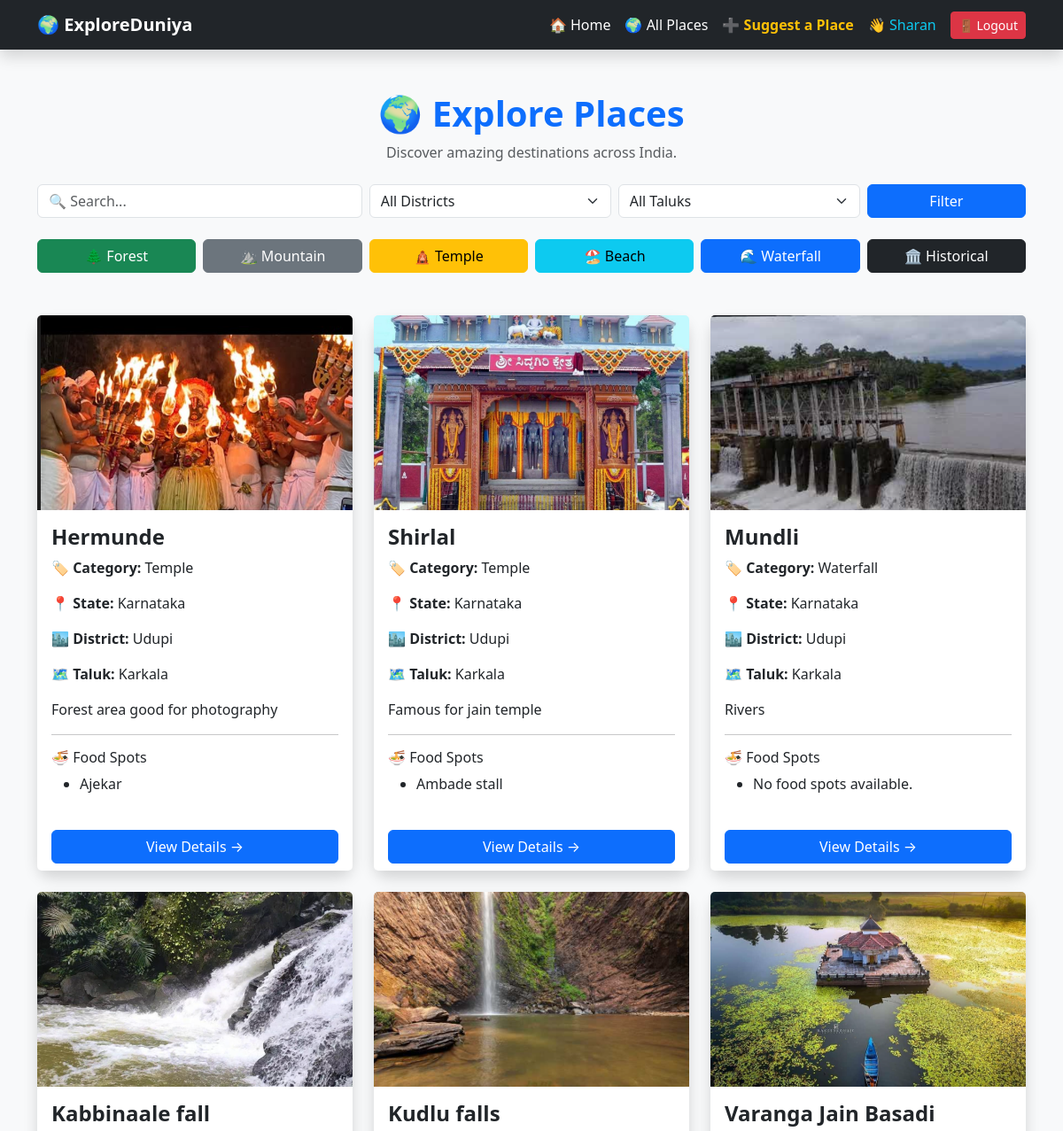
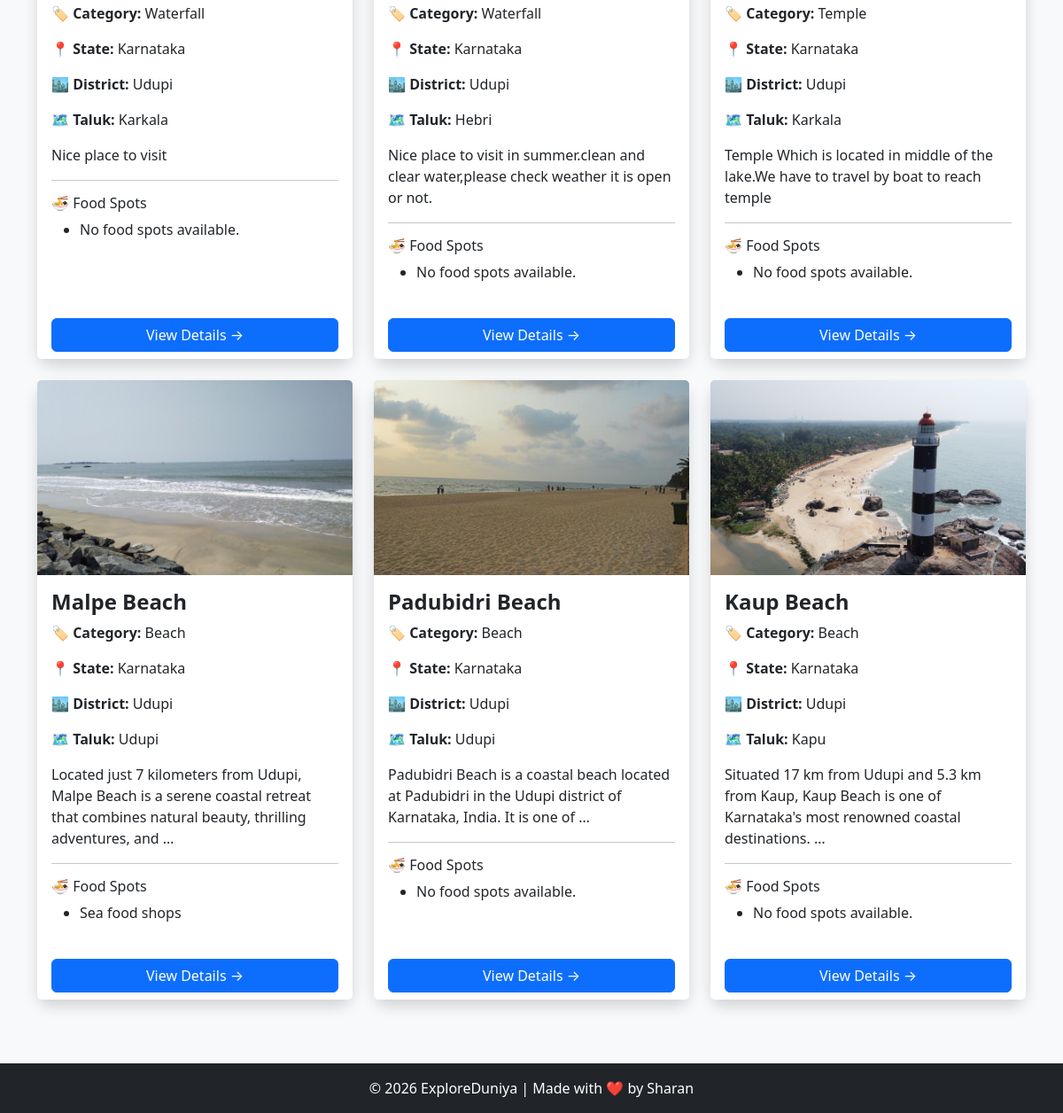
Page /places/ (signed in) on the committed database (2 pictures, top to bottom).
### places/models.py (models this page shows, shortened)
class Place(models.Model):
    CATEGORY_CHOICES = [
        ("Forest", "Forest"),
        ("Mountain", "Mountain"),
        ("Temple", "Temple"),
        ("Beach", "Beach"),
        ("Waterfall", "Waterfall"),
        ("Historical", "Historical"),
        ("Food", "Food Destination"),
    ]
    name = models.CharField(max_length=100)
    state = models.CharField(max_length=100)
    district = models.CharField(
        max_length=100,
        blank=True,
        default=""
    )
    taluk = models.CharField(
        max_length=100,
        blank=True,
        default=""
    )
    description = models.TextField()
    category = models.CharField(
        max_length=50,
        choices=CATEGORY_CHOICES,
        default="Forest"
    )
    image = models.ImageField(
        upload_to="places/",
        blank=True,
        null=True
    )

class FoodSpot(models.Model):
    place = models.ForeignKey(
        Place,
        on_delete=models.CASCADE
    )
    name = models.CharField(max_length=100)
    special_food = models.CharField(max_length=100)
    price = models.IntegerField()

### places/views.py (the view, shortened to what this page needs)
# urls.py: path("places/", place_list, name="place_list"),
def place_list(request):
    query = request.GET.get("q")
    district = request.GET.get("district")
    taluk = request.GET.get("taluk")
    places = Place.objects.all()
    if district:
        places = places.filter(district__iexact=district)
    if taluk:
        places = places.filter(taluk__iexact=taluk)
    districts = (
        Place.objects.values_list("district", flat=True)
        .distinct()
        .order_by("district")
    )
    taluks = (
        Place.objects.values_list("taluk", flat=True)
        .distinct()
        .order_by("taluk")
    )
    return render(
        request,
        "places/place_list.html",
        {
            "places": places,
            "districts": districts,
            "taluks": taluks,
        },
    )

### places/templates/places/place_list.html (shortened to what this page needs)
<!DOCTYPE html>
<html lang="en">
<head>
    <link href="https://cdn.jsdelivr.net/npm/bootstrap@5.3.7/dist/css/bootstrap.min.css" rel="stylesheet">
</head>
<body>
<nav class="navbar navbar-expand-lg navbar-dark bg-dark shadow">
    <div class="container">
        <a class="navbar-brand fw-bold" href="/">
            🌍 ExploreDuniya
        </a>
        <div class="navbar-nav ms-auto align-items-center">
            <a class="nav-link text-white" href="/">
                🏠 Home
            </a>
            <a class="nav-link text-white" href="/places/">
                🌍 All Places
            </a>
            {% if user.is_authenticated %}
                <a class="nav-link text-warning fw-bold" href="/suggest-place/">
                    ➕ Suggest a Place
                </a>
                <span class="nav-link text-info">
                    👋 {{ user.username }}
                </span>
                <form action="/accounts/logout/" method="post" class="ms-2">
                    <button class="btn btn-sm btn-danger" type="submit">
                        🚪 Logout
                    </button>
                </form>
            {% endif %}
        </div>
    </div>
</nav>
<div class="container mt-5 mb-4 text-center">
    <h1 class="fw-bold text-primary">
        🌍 Explore Places
    </h1>
    {% if category %}
        <p class="text-muted">
            Showing places in <strong>{{ category }}</strong> category.
        </p>
    {% else %}
        <p class="text-muted">
            Discover amazing destinations across India.
        </p>
    {% endif %}
</div>
<div class="container mb-4">
    <form method="GET">
    <div class="row g-2">
        <div class="col-md-4">
            <input
                type="text"
                name="q"
                class="form-control"
                placeholder="🔍 Search..."
                value="{{ request.GET.q }}"
            >
        </div>
        <div class="col-md-3">
            <select name="district" class="form-select">
                <option value="">All Districts</option>
            </select>
        </div>
        <div class="col-md-3">
            <select name="taluk" class="form-select">
                <option value="">All Taluks</option>
            </select>
        </div>
        <div class="col-md-2">
            <button type="submit" class="btn btn-primary w-100">
                Filter
            </button>
        </div>
    </div>
</form>
</div>
<div class="container mb-5">
    <div class="row g-2">
        <div class="col-md-2">
            <a href="/places/category/Forest/" class="btn btn-success w-100">🌲 Forest</a>
        </div>
        <div class="col-md-2">
            <a href="/places/category/Mountain/" class="btn btn-secondary w-100">⛰️ Mountain</a>
        </div>
        <div class="col-md-2">
            <a href="/places/category/Temple/" class="btn btn-warning w-100">🛕 Temple</a>
        </div>
        <div class="col-md-2">
            <a href="/places/category/Beach/" class="btn btn-info w-100">🏖️ Beach</a>
        </div>
        <div class="col-md-2">
            <a href="/places/category/Waterfall/" class="btn btn-primary w-100">🌊 Waterfall</a>
        </div>
        <div class="col-md-2">
            <a href="/places/category/Historical/" class="btn btn-dark w-100">🏛️ Historical</a>
        </div>
    </div>
</div>
<div class="container">
    <div class="row">
        {% for place in places %}
        <div class="col-md-4 mb-4">
            <div class="card shadow h-100 border-0 rounded-4">
                {% if place.image %}
                    <img
                        src="{{ place.image.url }}"
                        class="card-img-top"
                        alt="{{ place.name }}"
                    >
                {% else %}
                    <div class="bg-light text-center p-5">
                        🏞️ No Image Available
                    </div>
                {% endif %}
                <div class="card-body">
                    <h4 class="fw-bold">
                        {{ place.name }}
                    </h4>
                    <p>
                        <strong>🏷️ Category:</strong>
                        {{ place.category }}
                    </p>
                    <p>
                        <strong>📍 State:</strong>
                        {{ place.state }}
                    </p>
<p>
    <strong>🏙️ District:</strong>
    {{ place.district }}
</p>
<p>
    <strong>🗺️ Taluk:</strong>
    {{ place.taluk }}
</p>
                    <p>
                        {{ place.description|truncatewords:20 }}
                    </p>
                    <hr>
                    <h6>🍜 Food Spots</h6>
                    <ul>
                        {% for food in place.foodspot_set.all %}
                            <li>{{ food.name }}</li>
                        {% empty %}
                            <li>No food spots available.</li>
                        {% endfor %}
                    </ul>
                </div>
                <div class="card-footer bg-white border-0">
                    <a
                        href="/places/{{ place.id }}/"
                        class="btn btn-primary w-100"
                    >
                        View Details →
                    </a>
                </div>
            </div>
        </div>
        {% empty %}
        <div class="col-12">
            <div class="alert alert-warning text-center">
                No places found.
            </div>
        </div>
        {% endfor %}
    </div>
</div>
<footer class="bg-dark text-white text-center py-3 mt-5">
    <div class="container">
        © 2026 ExploreDuniya | Made with ❤️ by Sharan
    </div>
</footer>
</body>
</html>

### places/templates/places/place_list.html (style rules this page uses)
body { background-color: #f8f9fa; }
.card { transition: transform 0.3s ease, box-shadow 0.3s ease; }
.card-img-top { height: 220px; object-fit: cover; }

### rows in the picture
Place: image (picture), name "Hermunde", category "Temple", state "Karnataka", district "Udupi", taluk "Karkala", description "Forest area good for photography"
FoodSpot: name "Ajekar"
Place: image (picture), name "Shirlal", category "Temple", state "Karnataka", district "Udupi", taluk "Karkala", description "Famous for jain temple"
FoodSpot: name "Ambade stall"
Place: image (picture), name "Mundli", category "Waterfall", state "Karnataka", district "Udupi", taluk "Karkala", description "Rivers"
Place: image (picture), name "Kabbinaale fall", category "Waterfall", state "Karnataka", district "Udupi", taluk "Karkala", description "Nice place to visit"
Place: image (picture), name "Kudlu falls", category "Waterfall", state "Karnataka", district "Udupi", taluk "Hebri", description "Nice place to visit in summer.clean and clear water,please check weather it is open or not."
Place: image (picture), name "Varanga Jain Basadi", category "Temple", state "Karnataka", district "Udupi", taluk "Karkala", description "Temple Which is located in middle of the lake.We have to travel by boat to reach temple"
Place: image (picture), name "Malpe Beach", category "Beach", state "Karnataka", district "Udupi", taluk "Udupi", description "Located just 7 kilometers from Udupi, Malpe Beach is a serene coastal retreat that combines natural beauty, thrilling adventures, and …"
FoodSpot: name "Sea food shops"
Place: image (picture), name "Padubidri Beach", category "Beach", state "Karnataka", district "Udupi", taluk "Udupi", description "Padubidri Beach is a coastal beach located at Padubidri in the Udupi district of Karnataka, India. It is one of …"
Place: image (picture), name "Kaup Beach", category "Beach", state "Karnataka", district "Udupi", taluk "Kapu", description "Situated 17 km from Udupi and 5.3 km from Kaup, Kaup Beach is one of Karnataka's most renowned coastal destinations. …"

### other values in the picture
{{ user.username }} "Sharan"
